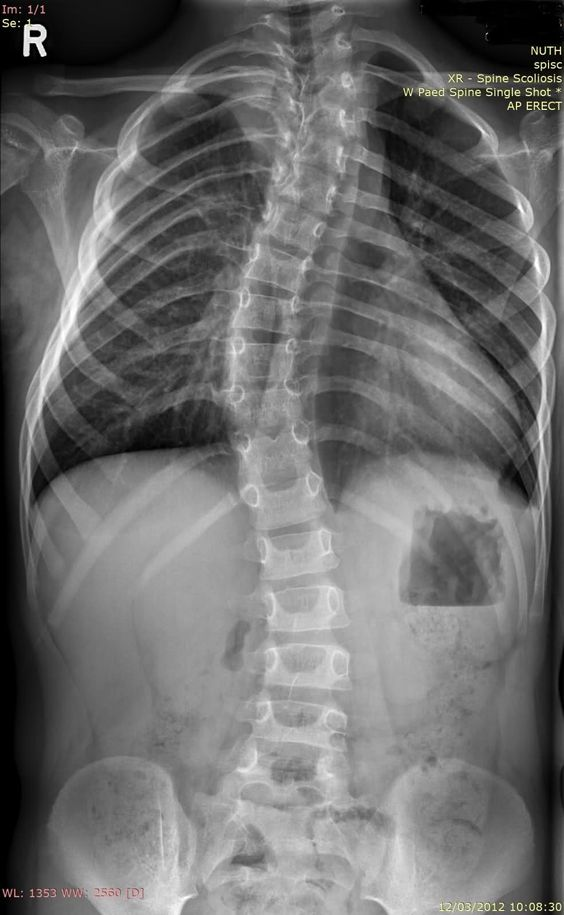
#> input picture l_cnn/ex2.jpg, 564 x 915 px, found by its file name
$ python ayuda_imagendetras2.py
#> lines starting #> are read from the running program, lines starting #| are printed output that depends on the picture

import numpy
import matplotlib.pyplot as plt
img = plt.imread("ex2.jpg")
#> img is the input picture: shape (915, 564, 3); mean R, G, B 108.9, 108.8, 108.6
fig, ax = plt.subplots()
x1 = [409.       ,   348.66666667 , 459.,          293.33333333 , 440.,
      329.83333333 , 367.11111111 , 338.83333333  ,307.,          409.,
      501.,          409.,          409.]
y1 = [0.   ,       111.83333333,  266.      ,    327.33333333  ,387.,
      481.   ,       574.    ,      683.       ,   750.       ,   810.,
      901.   ,       990.  ,       1090.]
xl=400
yl =  800
ax.imshow(img, extent=[0, xl, 0, yl])
ax.plot(x1, y1, 'r', linewidth=5, color='firebrick')
plt.show()
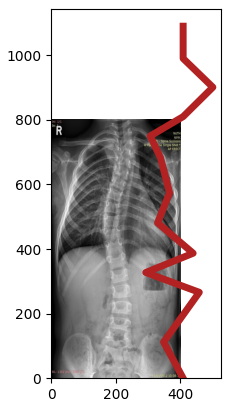
#> figure drawn by matplotlib, 1 panel

$ run again, with l_cnn/ex3.jpg copied over l_cnn/ex2.jpg
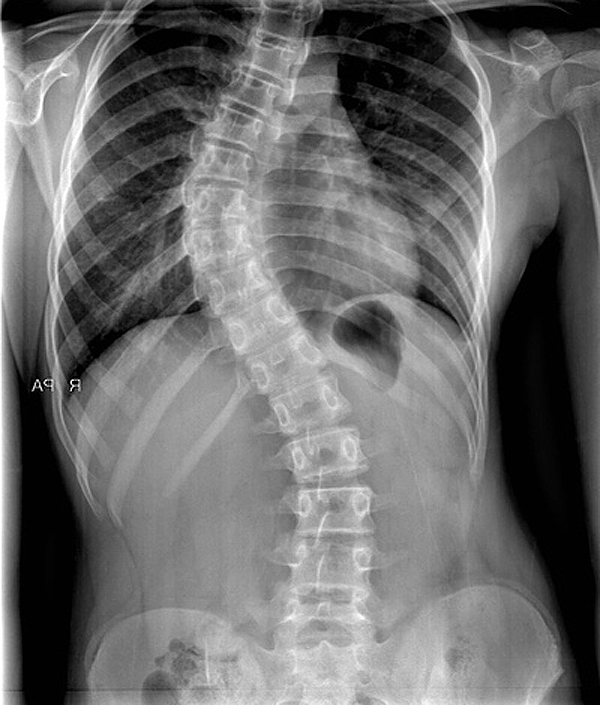
#> input picture l_cnn/ex3.jpg, 600 x 705 px, found by its file name
#> img is the input picture: shape (705, 600, 3); min 0, max 255, mean 108.2
#> `plt.show()`:
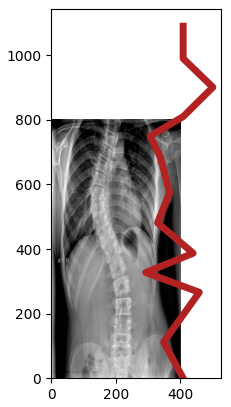
#> figure drawn by matplotlib, 1 panel

$ run again, with l_cnn/ex8.jpg copied over l_cnn/ex2.jpg
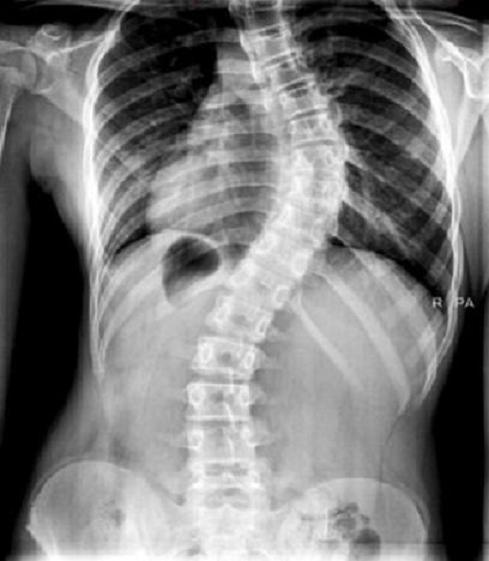
#> input picture l_cnn/ex8.jpg, 489 x 561 px, found by its file name
#> img is the input picture: shape (561, 489, 3); mean R, G, B 124.7, 124.7, 124.7
#> `plt.show()`:
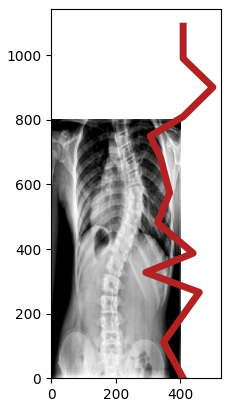
#> figure drawn by matplotlib, 1 panel

$ run again, with l_cnn/ex9.jpg copied over l_cnn/ex2.jpg
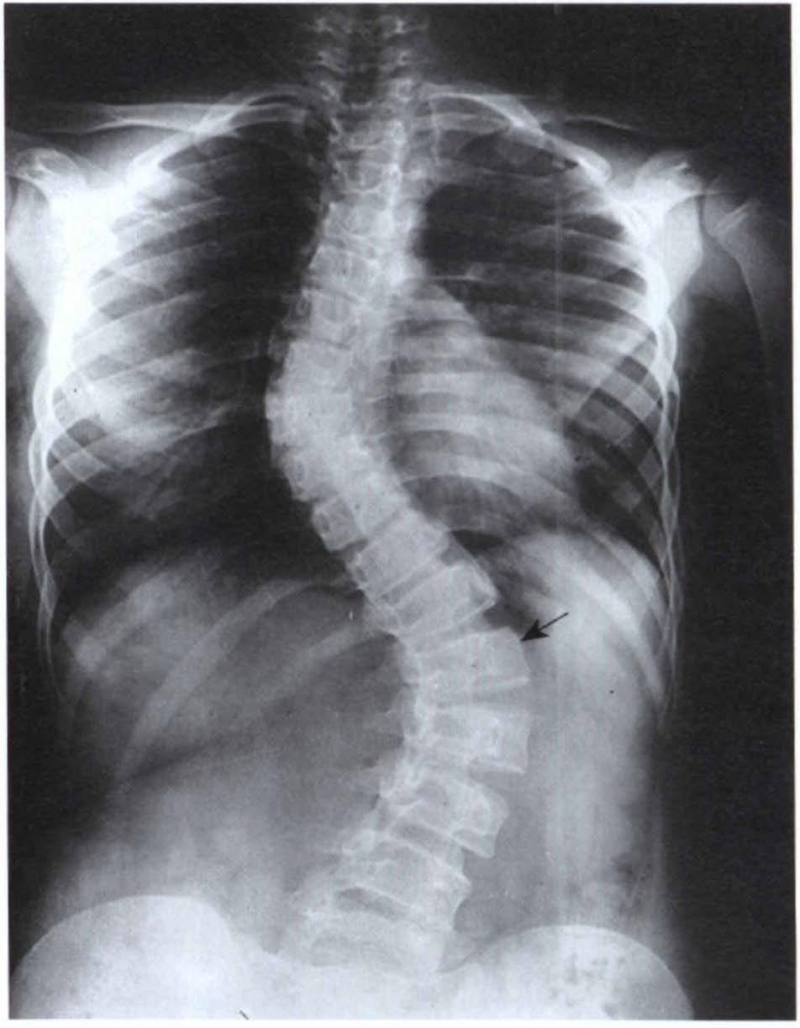
#> input picture l_cnn/ex9.jpg, 800 x 1028 px, found by its file name
#> img is the input picture: shape (1028, 800, 3); mean R, G, B 112.2, 114.1, 119.3
#> `plt.show()`:
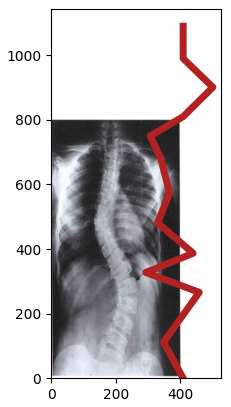
#> figure drawn by matplotlib, 1 panel
